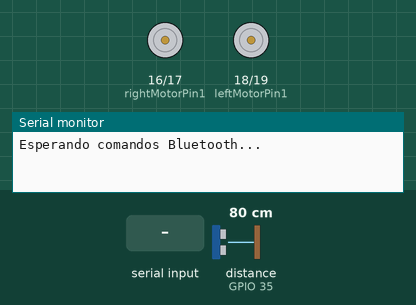
Simulated run of this sketch. Board: ESP32. On the bench: motor-driver pin pairs drawn as motors (green arrow = first pin HIGH = forward, orange = second pin HIGH = backward, longer = more drive, scaled by the enable pin), the last lines printed to the serial monitor. The inputs (shaded band) are chosen by the test bench; at power-on: distance to the obstacle (sensor on GPIO 35) 80 cm. The echo pulse lasts 58.3 µs per cm; nothing arrives over Bluetooth unless stated.

Above: at 1.2 s.
1.3 s: "UP:1\n" received over the second serial link
At 2.3 s:
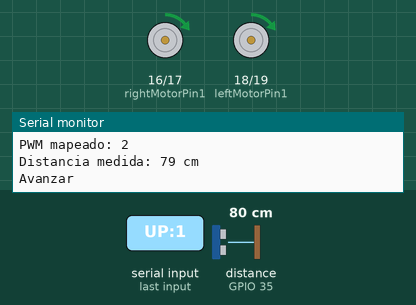
2.8 s: "DOWN:1\n" received over the second serial link
At 3.4 s:
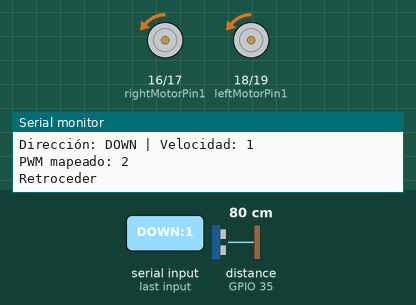
4.3 s: "STOP\n" received over the second serial link
At 5.6 s:
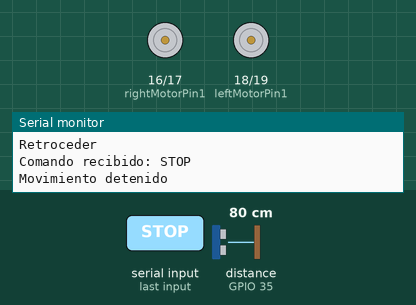
Timing chart, 0 to 7.3 s (numbered marks = the images above; inputs shaded):
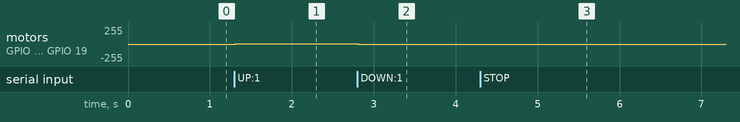

Measured:
- after the input at 1.3 s, motor on GPIO 16 (rightMotorPin1) / GPIO 17 (rightMotorPin2), motor on GPIO 18 (leftMotorPin1) / GPIO 19 (leftMotorPin2): stopped → forward 2/255 at once
- after the input at 2.8 s, motor on GPIO 16 (rightMotorPin1) / GPIO 17 (rightMotorPin2), motor on GPIO 18 (leftMotorPin1) / GPIO 19 (leftMotorPin2): forward 2/255 → backward 2/255 at once
- after the input at 4.3 s, motor on GPIO 16 (rightMotorPin1) / GPIO 17 (rightMotorPin2), motor on GPIO 18 (leftMotorPin1) / GPIO 19 (leftMotorPin2): backward 2/255 → stopped at once

The sketch:

Carrom_ESP32.ino
```cpp
#include <BluetoothSerial.h>
#include <Arduino.h>
#include <driver/ledc.h>

BluetoothSerial SerialBT;

// Pines ultrasónico
const int trigPin = 32;
const int echoPin = 35;

// Motor derecho
int enableRightMotor = 22;
int rightMotorPin1 = 16;
int rightMotorPin2 = 17;
// Motor izquierdo
int enableLeftMotor = 23;
int leftMotorPin1 = 18;
int leftMotorPin2 = 19;

#define MAX_MOTOR_SPEED 255
#define OBSTACLE_DISTANCE_CM 5


const int PWMFreq = 1000;
const int PWMResolution = 8;
const int rightMotorPWMSpeedChannel = 4;
const int leftMotorPWMSpeedChannel = 5;

// Estado del sensor
bool sensorActivo = true;

void rotateMotor(int rightMotorSpeed, int leftMotorSpeed) {
  if (rightMotorSpeed < 0) {
    digitalWrite(rightMotorPin1, LOW);
    digitalWrite(rightMotorPin2, HIGH);
  } else if (rightMotorSpeed > 0) {
    digitalWrite(rightMotorPin1, HIGH);
    digitalWrite(rightMotorPin2, LOW);
  } else {
    digitalWrite(rightMotorPin1, LOW);
    digitalWrite(rightMotorPin2, LOW);
  }

  if (leftMotorSpeed < 0) {
    digitalWrite(leftMotorPin1, LOW);
    digitalWrite(leftMotorPin2, HIGH);
  } else if (leftMotorSpeed > 0) {
    digitalWrite(leftMotorPin1, HIGH);
    digitalWrite(leftMotorPin2, LOW);
  } else {
    digitalWrite(leftMotorPin1, LOW);
    digitalWrite(leftMotorPin2, LOW);
  }

  ledcWrite(rightMotorPWMSpeedChannel, abs(rightMotorSpeed));
  ledcWrite(leftMotorPWMSpeedChannel, abs(leftMotorSpeed));
}

void setUpPinModes() {
  pinMode(enableRightMotor, OUTPUT);
  pinMode(rightMotorPin1, OUTPUT);
  pinMode(rightMotorPin2, OUTPUT);

  pinMode(enableLeftMotor, OUTPUT);
  pinMode(leftMotorPin1, OUTPUT);
  pinMode(leftMotorPin2, OUTPUT);

  pinMode(trigPin, OUTPUT);
  pinMode(echoPin, INPUT);

  ledcSetup(rightMotorPWMSpeedChannel, PWMFreq, PWMResolution);
  ledcSetup(leftMotorPWMSpeedChannel, PWMFreq, PWMResolution);
  ledcAttachPin(enableRightMotor, rightMotorPWMSpeedChannel);
  ledcAttachPin(enableLeftMotor, leftMotorPWMSpeedChannel);

  rotateMotor(0, 0); // Apagar motores
}

long medirDistancia() {
  digitalWrite(trigPin, LOW);
  delayMicroseconds(2);
  digitalWrite(trigPin, HIGH);
  delayMicroseconds(10);
  digitalWrite(trigPin, LOW);

  long duracion = pulseIn(echoPin, HIGH, 20000); // 20 ms timeout
  long distancia = duracion * 0.034 / 2;
  return distancia;
}

void setup() {
  Serial.begin(115200);
  SerialBT.begin("ESP32Carro");
  setUpPinModes();
  Serial.println("Esperando comandos Bluetooth...");
}

void loop() {
  static String comando = "";

  if (SerialBT.available()) {
    char c = SerialBT.read();
    if (c == '\n') {
      comando.trim();
      Serial.println("Comando recibido: " + comando);

      // Control del sensor
      if (comando == "ON") {
        sensorActivo = true;
        Serial.println("Sensor activado");
        comando = "";
        return;
      } else if (comando == "OFF") {
        sensorActivo = false;
        Serial.println("Sensor desactivado");
        comando = "";
        return;
      }

      // Comando STOP
      if (comando == "STOP") {
        rotateMotor(0, 0);
        Serial.println("Movimiento detenido");
        comando = "";
        return;
      }

      // Procesar comandos tipo DIRECCION:VELOCIDAD
      int separatorIndex = comando.indexOf(':');
      if (separatorIndex != -1) {
        String direccion = comando.substring(0, separatorIndex);
        int velocidad = comando.substring(separatorIndex + 1).toInt();

        Serial.println("Dirección: " + direccion + " | Velocidad: " + String(velocidad));

        // Validar velocidad
        if (velocidad < 0 || velocidad > 100) {
          Serial.println("Velocidad fuera de rango");
          comando = "";
          return;
        }

        // Mapear velocidad de 0-100 a 0-255
        int pwm = map(velocidad, 0, 100, 0, MAX_MOTOR_SPEED);
        Serial.println("PWM mapeado: " + String(pwm));

        // Medición si el sensor está activo y se quiere avanzar
        long distancia = 999;
        if (sensorActivo && direccion == "UP") {
          distancia = medirDistancia();
          Serial.println("Distancia medida: " + String(distancia) + " cm");
        }

        // Ejecutar movimiento
        if (direccion == "UP") {
          if (!sensorActivo || distancia > OBSTACLE_DISTANCE_CM) {
            Serial.println("Avanzar");
            rotateMotor(pwm, pwm);
          } else {
            Serial.println("Obstáculo detectado (<" + String(OBSTACLE_DISTANCE_CM) + " cm). STOP");
            rotateMotor(0, 0);
          }
        } else if (direccion == "DOWN") {
          Serial.println("Retroceder");
          rotateMotor(-pwm, -pwm);
        } else if (direccion == "LEFT") {
          Serial.println("Girar a la izquierda");
          rotateMotor(-pwm, pwm);
        } else if (direccion == "RIGHT") {
          Serial.println("Girar a la derecha");
          rotateMotor(pwm, -pwm);
        } else {
          Serial.println("Dirección desconocida: " + direccion);
        }
      } else {
        Serial.println("Formato inválido");
      }

      comando = ""; // reiniciar
    } else {
      comando += c;
    }
  }
}
```
